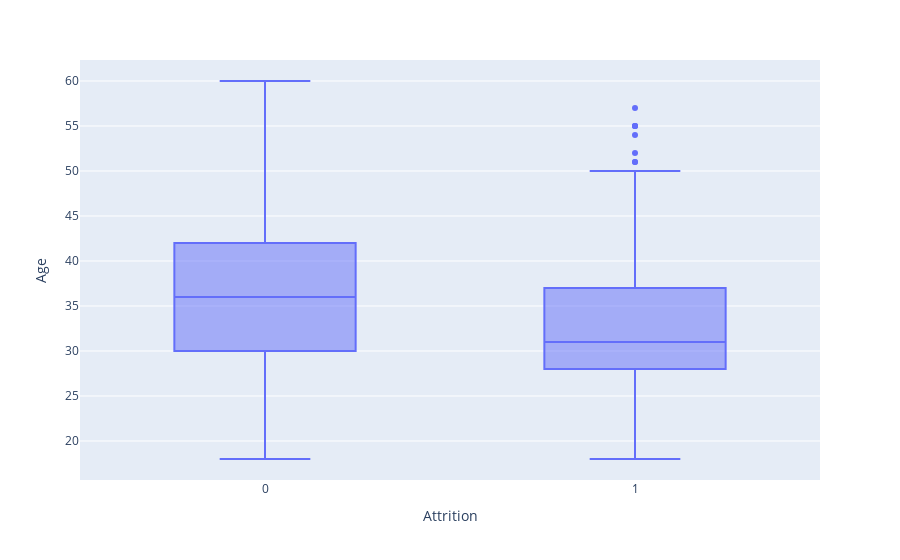

This figure's notebook cell:
### Code cell
fig = px.box(df, x = 'Attrition',y = 'Age')
fig.show()
plt.savefig('4.png')

### Figure 1 — Plotly figure (JSON) as saved in the notebook; plotly's stock layout.template omitted (floating-point values rounded to 4 significant figures; data arrays with more than 128 entries replaced by an {"elided": "..."} marker saying what was removed)
{"data": [{"alignmentgroup": "True", "hovertemplate": "Attrition=%{x}<br>Age=%{y}<extra></extra>", "legendgroup": "", "marker": {"color": "#636efa"}, "name": "", "notched": false, "offsetgroup": "", "orientation": "v", "showlegend": false, "type": "box", "x": {"elided": "1677 int values"}, "x0": " ", "xaxis": "x", "y": {"elided": "1677 int values"}, "y0": " ", "yaxis": "y"}], "layout": {"boxmode": "group", "legend": {"tracegroupgap": 0}, "margin": {"t": 60}, "xaxis": {"anchor": "y", "domain": [0, 1], "title": {"text": "Attrition"}}, "yaxis": {"anchor": "x", "domain": [0, 1], "title": {"text": "Age"}}}}
